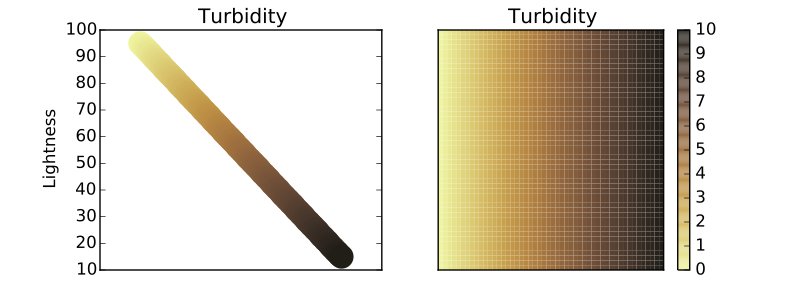

Write Python code to recreate this figure.
import cmocean
import matplotlib.pyplot as plt

fig = plt.figure(figsize=(8, 3))
ax = fig.add_subplot(1, 2, 1)
cmocean.plots.test(cmocean.cm.turb, ax=ax)
ax = fig.add_subplot(1, 2, 2)
cmocean.plots.quick_plot(cmocean.cm.turb, ax=ax)
